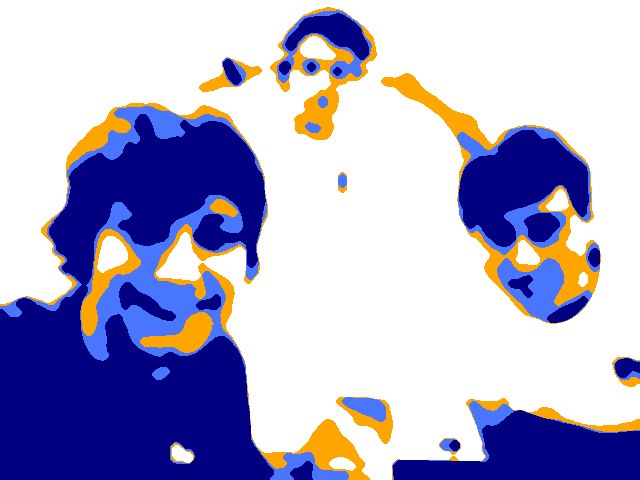
#> input picture imageFiltering/teamTestPic.png, 640 x 480 px
$ python edgeDetection.py
#> lines starting #> are read from the running program, lines starting #| are printed output that depends on the picture
from PIL import Image, ImageFilter

image = Image.open('teamTestPic.png')
#> image is the input picture: PIL image 640x480 RGB; mean R, G, B 174.4, 171.5, 203.7
image = image.filter(ImageFilter.FIND_EDGES)
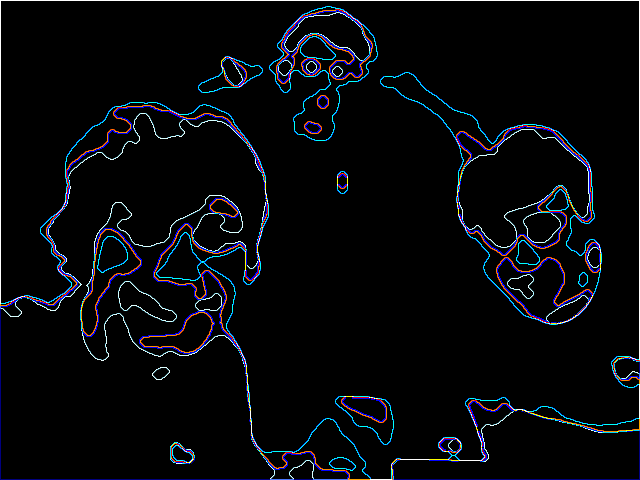
#> image: PIL image 640x480 RGB; mean R, G, B 6.8, 8.4, 11.7
image.save('testTeamPicEdges.png')

$ run again, with imageFiltering/picColor20131008-132413.png copied over imageFiltering/teamTestPic.png
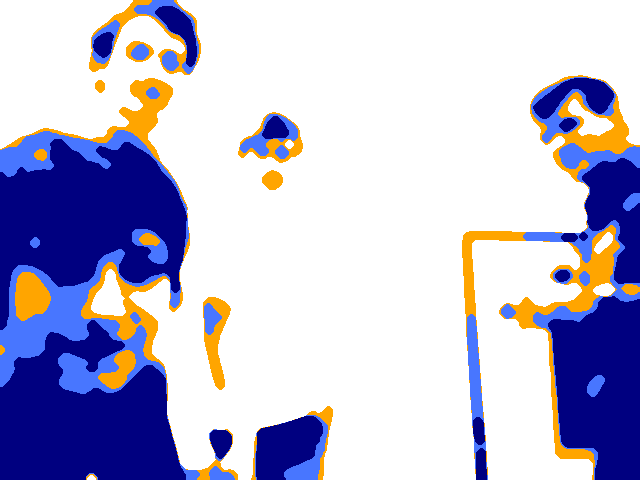
#> input picture imageFiltering/picColor20131008-132413.png, 640 x 480 px
#> image is the input picture: PIL image 640x480 RGB; mean R, G, B 187, 184.7, 211.6
#> `image = image.filter(ImageFilter.FIND_EDGES)`:
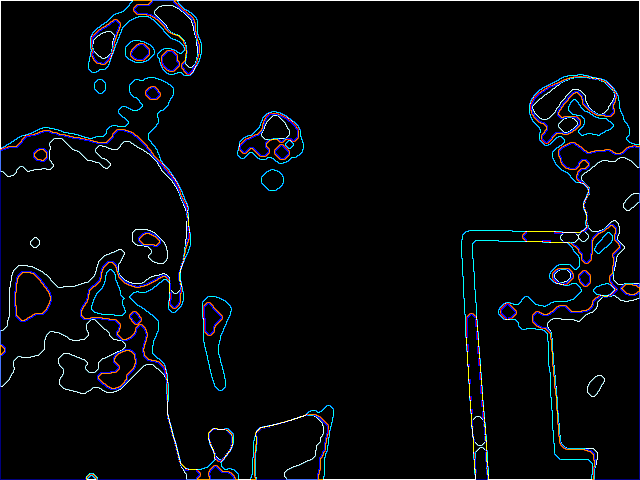
#> image: PIL image 640x480 RGB; mean R, G, B 6.3, 7.9, 10.9

$ run again, with imageFiltering/picColor20131008-132505.png copied over imageFiltering/teamTestPic.png
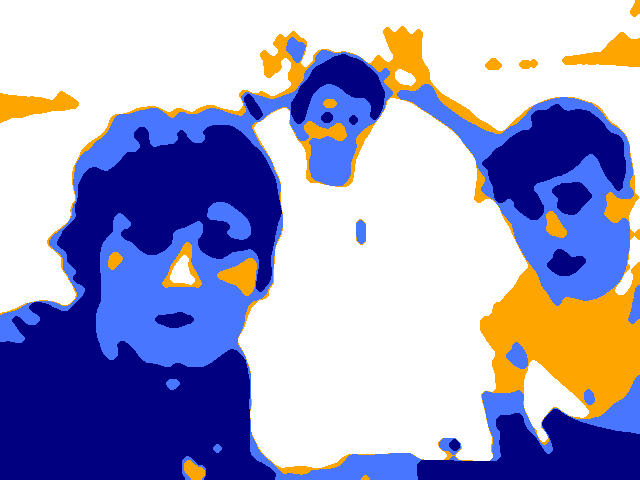
#> input picture imageFiltering/picColor20131008-132505.png, 640 x 480 px
#> image is the input picture: PIL image 640x480 RGB; mean R, G, B 159.8, 158.9, 198.5
#> `image = image.filter(ImageFilter.FIND_EDGES)`:
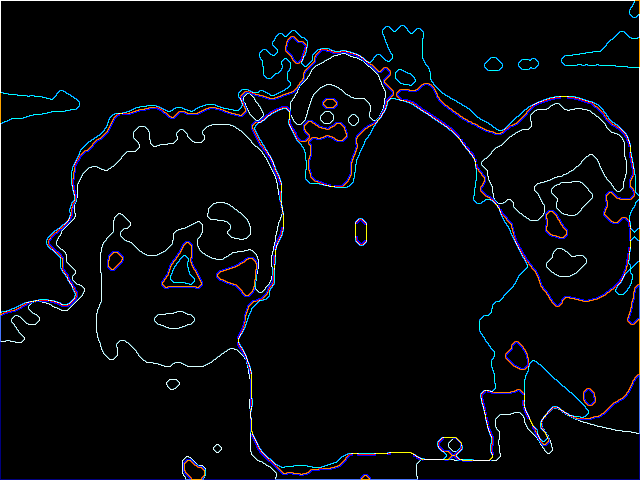
#> image: PIL image 640x480 RGB; mean R, G, B 6.8, 7.9, 11.4
